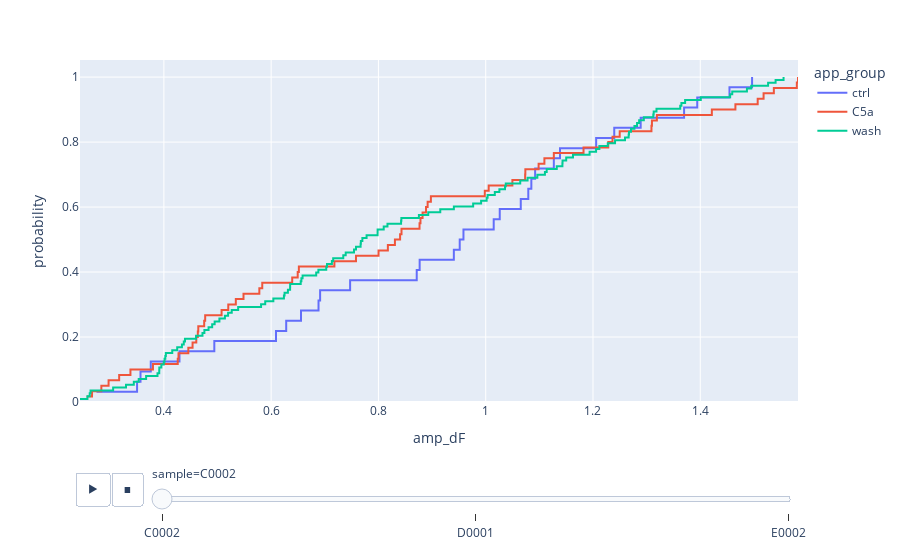
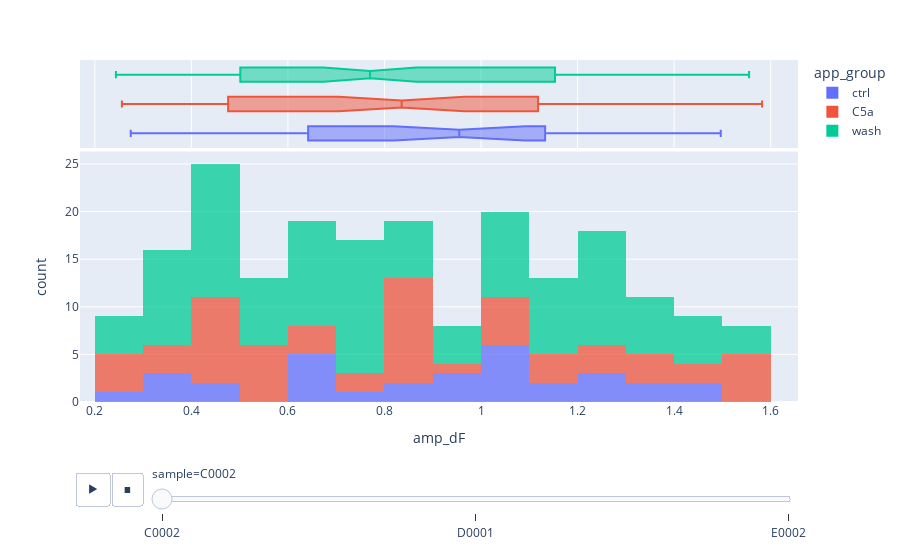

Source (notebook cell) for these figures, in order:
### Code cell
fig = px.ecdf(ctrl_peaks_df,
              x=stat_param,
              color='app_group',
              animation_frame='sample')
fig.show()

fig = px.histogram(ctrl_peaks_df,
              x=stat_param,
              color='app_group',
              animation_frame='sample',
              marginal='box',
              opacity=0.75)
fig.show()

### Figure 1 — Plotly figure (JSON) as saved in the notebook; plotly's stock layout.template omitted (floating-point values rounded to 4 significant figures)
{"data": [{"hovertemplate": "app_group=ctrl<br>sample=C0002<br>amp_dF=%{x}<br>probability=%{y}<extra></extra>", "legendgroup": "ctrl", "line": {"dash": "solid", "shape": "hv"}, "marker": {"color": "#636efa", "symbol": "circle"}, "mode": "lines", "name": "ctrl", "orientation": "v", "showlegend": true, "type": "scatter", "x": [0.2744, 0.35, 0.3564, 0.3756, 0.4291, 0.494, 0.609, 0.6281, 0.6557, 0.6883, 0.6913, 0.7472, 0.8714, 0.8768, 0.9406, 0.9515, 0.9585, 1.015, 1.026, 1.065, 1.079, 1.085, 1.092, 1.127, 1.138, 1.206, 1.24, 1.289, 1.37, 1.394, 1.454, 1.497], "xaxis": "x", "y": [0.03125, 0.0625, 0.09375, 0.125, 0.1562, 0.1875, 0.2188, 0.25, 0.2812, 0.3125, 0.3438, 0.375, 0.4062, 0.4375, 0.4688, 0.5, 0.5312, 0.5625, 0.5938, 0.625, 0.6562, 0.6875, 0.7188, 0.75, 0.7812, 0.8125, 0.8438, 0.875, 0.9062, 0.9375, 0.9688, 1], "yaxis": "y"}, {"hovertemplate": "app_group=C5a<br>sample=C0002<br>amp_dF=%{x}<br>probability=%{y}<extra></extra>", "legendgroup": "C5a", "line": {"dash": "solid", "shape": "hv"}, "marker": {"color": "#EF553B", "symbol": "circle"}, "mode": "lines", "name": "C5a", "orientation": "v", "showlegend": true, "type": "scatter", "x": [0.2561, 0.2661, 0.2834, 0.2969, 0.3166, 0.3377, 0.3796, 0.4259, 0.4273, 0.4456, 0.4535, 0.4604, 0.4633, 0.4642, 0.4751, 0.477, 0.5076, 0.5201, 0.5341, 0.5484, 0.578, 0.5834, 0.6392, 0.6495, 0.6516, 0.7179, 0.7581, 0.8002, 0.8176, 0.8307, 0.8404, 0.843, 0.8766, 0.8784, 0.8823, 0.8887, 0.8917, 0.8978, 0.9983, 1.006, 1.05, 1.074, 1.074, 1.099, 1.109, 1.127, 1.182, 1.228, 1.236, 1.25, 1.309, 1.31, 1.319, 1.422, 1.466, 1.507, 1.518, 1.537, 1.58, 1.582], "xaxis": "x", "y": [0.01667, 0.03333, 0.05, 0.06667, 0.08333, 0.1, 0.1167, 0.1333, 0.15, 0.1667, 0.1833, 0.2, 0.2167, 0.2333, 0.25, 0.2667, 0.2833, 0.3, 0.3167, 0.3333, 0.35, 0.3667, 0.3833, 0.4, 0.4167, 0.4333, 0.45, 0.4667, 0.4833, 0.5, 0.5167, 0.5333, 0.55, 0.5667, 0.5833, 0.6, 0.6167, 0.6333, 0.65, 0.6667, 0.6833, 0.7, 0.7167, 0.7333, 0.75, 0.7667, 0.7833, 0.8, 0.8167, 0.8333, 0.85, 0.8667, 0.8833, 0.9, 0.9167, 0.9333, 0.95, 0.9667, 0.9833, 1], "yaxis": "y"}, {"hovertemplate": "app_group=wash<br>sample=C0002<br>amp_dF=%{x}<br>probability=%{y}<extra></extra>", "legendgroup": "wash", "line": {"dash": "solid", "shape": "hv"}, "marker": {"color": "#00cc96", "symbol": "circle"}, "mode": "lines", "name": "wash", "orientation": "v", "showlegend": true, "type": "scatter", "x": [0.2436, 0.2575, 0.2617, 0.2633, 0.3054, 0.3294, 0.3439, 0.3531, 0.3669, 0.3881, 0.3914, 0.3915, 0.3953, 0.3998, 0.4012, 0.4027, 0.4037, 0.4156, 0.4248, 0.4336, 0.4371, 0.4393, 0.46, 0.472, 0.4755, 0.4833, 0.4901, 0.4947, 0.5035, 0.5138, 0.5197, 0.5265, 0.5385, 0.5812, 0.5889, 0.6041, 0.6238, 0.625, 0.6312, 0.6353, 0.6354, 0.6551, 0.6564, 0.6586, 0.684, 0.6881, 0.7027, 0.7041, 0.7132, 0.7157, 0.7345, 0.739, 0.7544, 0.7582, 0.7667, 0.7672, 0.77, 0.7779, 0.7984, 0.7985, 0.8099, 0.8169, 0.8422, 0.8428, 0.8754, 0.8928, 0.9153, 0.9406, 0.9766, 0.9914, 1.002, 1.004, 1.017, 1.025, 1.036, 1.037, 1.064, 1.078, 1.096, 1.11, 1.114, 1.132, 1.143, 1.143, 1.15, 1.163, 1.194, 1.206, 1.212, 1.228, 1.241, 1.26, 1.266, 1.267, 1.271, 1.277, 1.282, 1.286, 1.295, 1.312, 1.313, 1.318, 1.363, 1.365, 1.372, 1.401, 1.456, 1.46, 1.487, 1.495, 1.526, 1.54, 1.555], "xaxis": "x", "y": [0.00885, 0.0177, 0.02655, 0.0354, 0.04425, 0.0531, 0.06195, 0.0708, 0.07965, 0.0885, 0.09735, 0.1062, 0.115, 0.1239, 0.1327, 0.1416, 0.1504, 0.1593, 0.1681, 0.177, 0.1858, 0.1947, 0.2035, 0.2124, 0.2212, 0.2301, 0.2389, 0.2478, 0.2566, 0.2655, 0.2743, 0.2832, 0.292, 0.3009, 0.3097, 0.3186, 0.3274, 0.3363, 0.3451, 0.354, 0.3628, 0.3717, 0.3805, 0.3894, 0.3982, 0.4071, 0.4159, 0.4248, 0.4336, 0.4425, 0.4513, 0.4602, 0.469, 0.4779, 0.4867, 0.4956, 0.5044, 0.5133, 0.5221, 0.531, 0.5398, 0.5487, 0.5575, 0.5664, 0.5752, 0.5841, 0.5929, 0.6018, 0.6106, 0.6195, 0.6283, 0.6372, 0.646, 0.6549, 0.6637, 0.6726, 0.6814, 0.6903, 0.6991, 0.708, 0.7168, 0.7257, 0.7345, 0.7434, 0.7522, 0.7611, 0.7699, 0.7788, 0.7876, 0.7965, 0.8053, 0.8142, 0.823, 0.8319, 0.8407, 0.8496, 0.8584, 0.8673, 0.8761, 0.885, 0.8938, 0.9027, 0.9115, 0.9204, 0.9292, 0.9381, 0.9469, 0.9558, 0.9646, 0.9735, 0.9823, 0.9912, 1], "yaxis": "y"}], "layout": {"legend": {"title": {"text": "app_group"}, "tracegroupgap": 0}, "margin": {"t": 60}, "sliders": [{"active": 0, "currentvalue": {"prefix": "sample="}, "len": 0.9, "pad": {"b": 10, "t": 60}, "steps": [{"args": [["C0002"], {"frame": {"duration": 0, "redraw": false}, "fromcurrent": true, "mode": "immediate", "transition": {"duration": 0, "easing": "linear"}}], "label": "C0002", "method": "animate"}, {"args": [["D0001"], {"frame": {"duration": 0, "redraw": false}, "fromcurrent": true, "mode": "immediate", "transition": {"duration": 0, "easing": "linear"}}], "label": "D0001", "method": "animate"}, {"args": [["E0002"], {"frame": {"duration": 0, "redraw": false}, "fromcurrent": true, "mode": "immediate", "transition": {"duration": 0, "easing": "linear"}}], "label": "E0002", "method": "animate"}], "x": 0.1, "xanchor": "left", "y": 0, "yanchor": "top"}], "updatemenus": [{"buttons": [{"args": [null, {"frame": {"duration": 500, "redraw": false}, "fromcurrent": true, "mode": "immediate", "transition": {"duration": 500, "easing": "linear"}}], "label": "&#9654;", "method": "animate"}, {"args": [[null], {"frame": {"duration": 0, "redraw": false}, "fromcurrent": true, "mode": "immediate", "transition": {"duration": 0, "easing": "linear"}}], "label": "&#9724;", "method": "animate"}], "direction": "left", "pad": {"r": 10, "t": 70}, "showactive": false, "type": "buttons", "x": 0.1, "xanchor": "right", "y": 0, "yanchor": "top"}], "xaxis": {"anchor": "y", "domain": [0, 1], "title": {"text": "amp_dF"}}, "yaxis": {"anchor": "x", "domain": [0, 1], "rangemode": "tozero", "title": {"text": "probability"}}}}

### Figure 2 — Plotly figure (JSON) as saved in the notebook; plotly's stock layout.template omitted (floating-point values rounded to 4 significant figures)
{"data": [{"alignmentgroup": "True", "bingroup": "x", "hovertemplate": "app_group=ctrl<br>sample=C0002<br>amp_dF=%{x}<br>count=%{y}<extra></extra>", "legendgroup": "ctrl", "marker": {"color": "#636efa", "opacity": 0.75, "pattern": {"shape": ""}}, "name": "ctrl", "offsetgroup": "ctrl", "orientation": "v", "showlegend": true, "type": "histogram", "x": [1.454, 0.7472, 1.394, 1.015, 1.079, 0.35, 1.37, 0.3564, 1.206, 0.9515, 0.494, 1.092, 0.3756, 0.6883, 0.6281, 0.4291, 0.6557, 1.24, 0.8768, 1.497, 1.085, 1.289, 1.138, 1.065, 0.6913, 0.609, 0.2744, 1.127, 0.9406, 0.9585, 0.8714, 1.026], "xaxis": "x", "yaxis": "y"}, {"alignmentgroup": "True", "hovertemplate": "app_group=ctrl<br>sample=C0002<br>amp_dF=%{x}<extra></extra>", "legendgroup": "ctrl", "marker": {"color": "#636efa"}, "name": "ctrl", "notched": true, "offsetgroup": "ctrl", "showlegend": false, "type": "box", "x": [1.454, 0.7472, 1.394, 1.015, 1.079, 0.35, 1.37, 0.3564, 1.206, 0.9515, 0.494, 1.092, 0.3756, 0.6883, 0.6281, 0.4291, 0.6557, 1.24, 0.8768, 1.497, 1.085, 1.289, 1.138, 1.065, 0.6913, 0.609, 0.2744, 1.127, 0.9406, 0.9585, 0.8714, 1.026], "xaxis": "x2", "yaxis": "y2"}, {"alignmentgroup": "True", "bingroup": "x", "hovertemplate": "app_group=C5a<br>sample=C0002<br>amp_dF=%{x}<br>count=%{y}<extra></extra>", "legendgroup": "C5a", "marker": {"color": "#EF553B", "opacity": 0.75, "pattern": {"shape": ""}}, "name": "C5a", "offsetgroup": "C5a", "orientation": "v", "showlegend": true, "type": "histogram", "x": [1.074, 1.422, 1.228, 1.182, 0.4642, 0.5341, 0.8978, 1.25, 1.319, 0.7581, 0.7179, 1.31, 0.8766, 0.8307, 0.6516, 0.4535, 0.8404, 0.5834, 0.4456, 0.3796, 0.4273, 0.8887, 0.3377, 0.4633, 0.8784, 0.5076, 1.05, 0.4259, 0.5201, 0.4604, 0.4751, 0.843, 0.6392, 1.109, 1.074, 0.8002, 0.8176, 1.58, 1.537, 1.582, 1.466, 1.518, 1.507, 1.309, 0.477, 0.2834, 0.6495, 0.2561, 0.2661, 0.3166, 0.578, 0.5484, 0.2969, 0.8917, 1.236, 0.9983, 1.099, 1.127, 0.8823, 1.006], "xaxis": "x", "yaxis": "y"}, {"alignmentgroup": "True", "hovertemplate": "app_group=C5a<br>sample=C0002<br>amp_dF=%{x}<extra></extra>", "legendgroup": "C5a", "marker": {"color": "#EF553B"}, "name": "C5a", "notched": true, "offsetgroup": "C5a", "showlegend": false, "type": "box", "x": [1.074, 1.422, 1.228, 1.182, 0.4642, 0.5341, 0.8978, 1.25, 1.319, 0.7581, 0.7179, 1.31, 0.8766, 0.8307, 0.6516, 0.4535, 0.8404, 0.5834, 0.4456, 0.3796, 0.4273, 0.8887, 0.3377, 0.4633, 0.8784, 0.5076, 1.05, 0.4259, 0.5201, 0.4604, 0.4751, 0.843, 0.6392, 1.109, 1.074, 0.8002, 0.8176, 1.58, 1.537, 1.582, 1.466, 1.518, 1.507, 1.309, 0.477, 0.2834, 0.6495, 0.2561, 0.2661, 0.3166, 0.578, 0.5484, 0.2969, 0.8917, 1.236, 0.9983, 1.099, 1.127, 0.8823, 1.006], "xaxis": "x2", "yaxis": "y2"}, {"alignmentgroup": "True", "bingroup": "x", "hovertemplate": "app_group=wash<br>sample=C0002<br>amp_dF=%{x}<br>count=%{y}<extra></extra>", "legendgroup": "wash", "marker": {"color": "#00cc96", "opacity": 0.75, "pattern": {"shape": ""}}, "name": "wash", "offsetgroup": "wash", "orientation": "v", "showlegend": true, "type": "histogram", "x": [0.5889, 1.163, 0.9914, 1.286, 0.8928, 1.096, 1.143, 1.025, 1.114, 1.132, 1.143, 0.4037, 1.295, 0.3953, 0.9406, 0.8422, 1.002, 0.7544, 0.7582, 0.5265, 0.7984, 0.7667, 0.5197, 0.6881, 0.6551, 0.7041, 0.5138, 0.684, 0.77, 0.5385, 0.7345, 0.6041, 0.6312, 0.3881, 0.6586, 0.4393, 0.4027, 1.271, 0.4833, 0.4371, 0.3669, 0.4947, 0.4248, 0.4755, 0.3294, 0.472, 0.3914, 0.9766, 0.625, 0.4012, 0.6564, 1.017, 1.267, 1.282, 0.8169, 0.6354, 1.11, 1.212, 1.313, 1.194, 0.4901, 0.4336, 0.4156, 1.54, 1.555, 1.241, 1.363, 0.8099, 1.277, 1.401, 1.487, 1.46, 1.312, 1.526, 1.456, 1.365, 1.495, 1.266, 1.078, 1.206, 0.2575, 0.3915, 0.7027, 0.7672, 0.2617, 0.3998, 0.3054, 0.6238, 0.2633, 0.8428, 1.004, 0.7779, 0.7132, 0.2436, 1.036, 0.9153, 0.3439, 0.8754, 1.26, 0.3531, 0.7157, 1.228, 1.064, 1.037, 0.7985, 0.6353, 1.15, 0.739, 0.5812, 1.318, 0.5035, 0.46, 1.372], "xaxis": "x", "yaxis": "y"}, {"alignmentgroup": "True", "hovertemplate": "app_group=wash<br>sample=C0002<br>amp_dF=%{x}<extra></extra>", "legendgroup": "wash", "marker": {"color": "#00cc96"}, "name": "wash", "notched": true, "offsetgroup": "wash", "showlegend": false, "type": "box", "x": [0.5889, 1.163, 0.9914, 1.286, 0.8928, 1.096, 1.143, 1.025, 1.114, 1.132, 1.143, 0.4037, 1.295, 0.3953, 0.9406, 0.8422, 1.002, 0.7544, 0.7582, 0.5265, 0.7984, 0.7667, 0.5197, 0.6881, 0.6551, 0.7041, 0.5138, 0.684, 0.77, 0.5385, 0.7345, 0.6041, 0.6312, 0.3881, 0.6586, 0.4393, 0.4027, 1.271, 0.4833, 0.4371, 0.3669, 0.4947, 0.4248, 0.4755, 0.3294, 0.472, 0.3914, 0.9766, 0.625, 0.4012, 0.6564, 1.017, 1.267, 1.282, 0.8169, 0.6354, 1.11, 1.212, 1.313, 1.194, 0.4901, 0.4336, 0.4156, 1.54, 1.555, 1.241, 1.363, 0.8099, 1.277, 1.401, 1.487, 1.46, 1.312, 1.526, 1.456, 1.365, 1.495, 1.266, 1.078, 1.206, 0.2575, 0.3915, 0.7027, 0.7672, 0.2617, 0.3998, 0.3054, 0.6238, 0.2633, 0.8428, 1.004, 0.7779, 0.7132, 0.2436, 1.036, 0.9153, 0.3439, 0.8754, 1.26, 0.3531, 0.7157, 1.228, 1.064, 1.037, 0.7985, 0.6353, 1.15, 0.739, 0.5812, 1.318, 0.5035, 0.46, 1.372], "xaxis": "x2", "yaxis": "y2"}], "layout": {"barmode": "relative", "legend": {"title": {"text": "app_group"}, "tracegroupgap": 0}, "margin": {"t": 60}, "sliders": [{"active": 0, "currentvalue": {"prefix": "sample="}, "len": 0.9, "pad": {"b": 10, "t": 60}, "steps": [{"args": [["C0002"], {"frame": {"duration": 0, "redraw": true}, "fromcurrent": true, "mode": "immediate", "transition": {"duration": 0, "easing": "linear"}}], "label": "C0002", "method": "animate"}, {"args": [["D0001"], {"frame": {"duration": 0, "redraw": true}, "fromcurrent": true, "mode": "immediate", "transition": {"duration": 0, "easing": "linear"}}], "label": "D0001", "method": "animate"}, {"args": [["E0002"], {"frame": {"duration": 0, "redraw": true}, "fromcurrent": true, "mode": "immediate", "transition": {"duration": 0, "easing": "linear"}}], "label": "E0002", "method": "animate"}], "x": 0.1, "xanchor": "left", "y": 0, "yanchor": "top"}], "updatemenus": [{"buttons": [{"args": [null, {"frame": {"duration": 500, "redraw": true}, "fromcurrent": true, "mode": "immediate", "transition": {"duration": 500, "easing": "linear"}}], "label": "&#9654;", "method": "animate"}, {"args": [[null], {"frame": {"duration": 0, "redraw": true}, "fromcurrent": true, "mode": "immediate", "transition": {"duration": 0, "easing": "linear"}}], "label": "&#9724;", "method": "animate"}], "direction": "left", "pad": {"r": 10, "t": 70}, "showactive": false, "type": "buttons", "x": 0.1, "xanchor": "right", "y": 0, "yanchor": "top"}], "xaxis": {"anchor": "y", "domain": [0, 1], "title": {"text": "amp_dF"}}, "xaxis2": {"anchor": "y2", "domain": [0, 1], "matches": "x", "showgrid": true, "showticklabels": false}, "yaxis": {"anchor": "x", "domain": [0, 0.7326], "title": {"text": "count"}}, "yaxis2": {"anchor": "x2", "domain": [0.7426, 1], "matches": "y2", "showgrid": false, "showline": false, "showticklabels": false, "ticks": ""}}}
